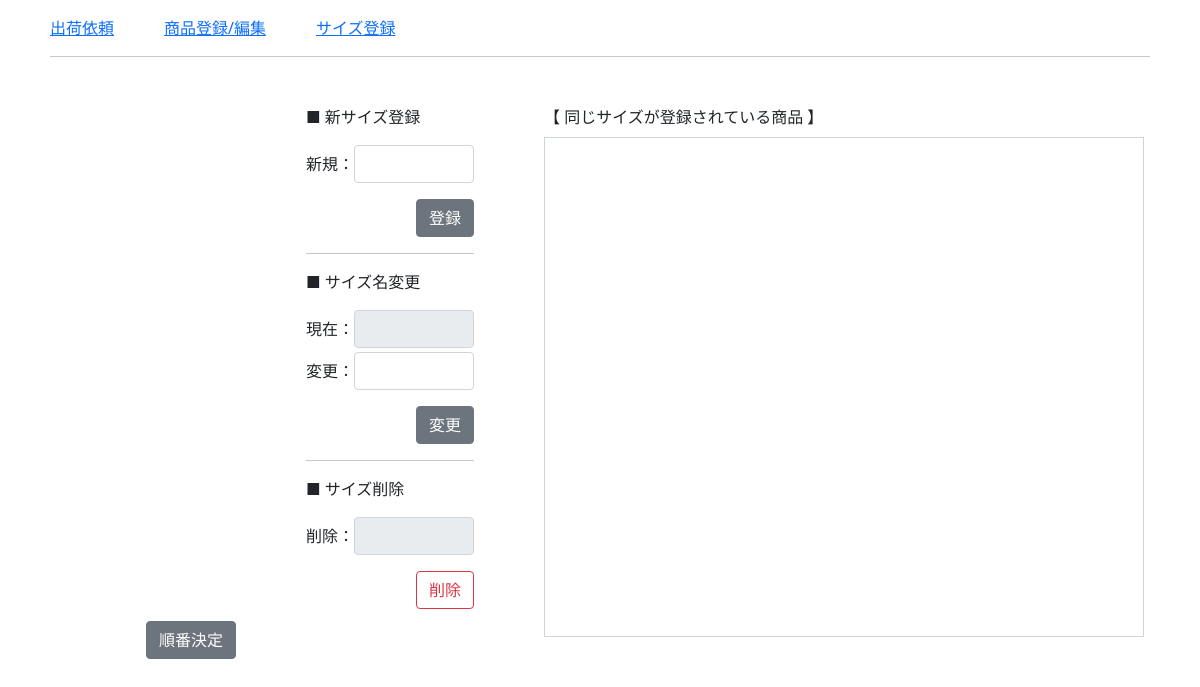
/zaiko2/size_index, run on an earlier commit of the app's database.
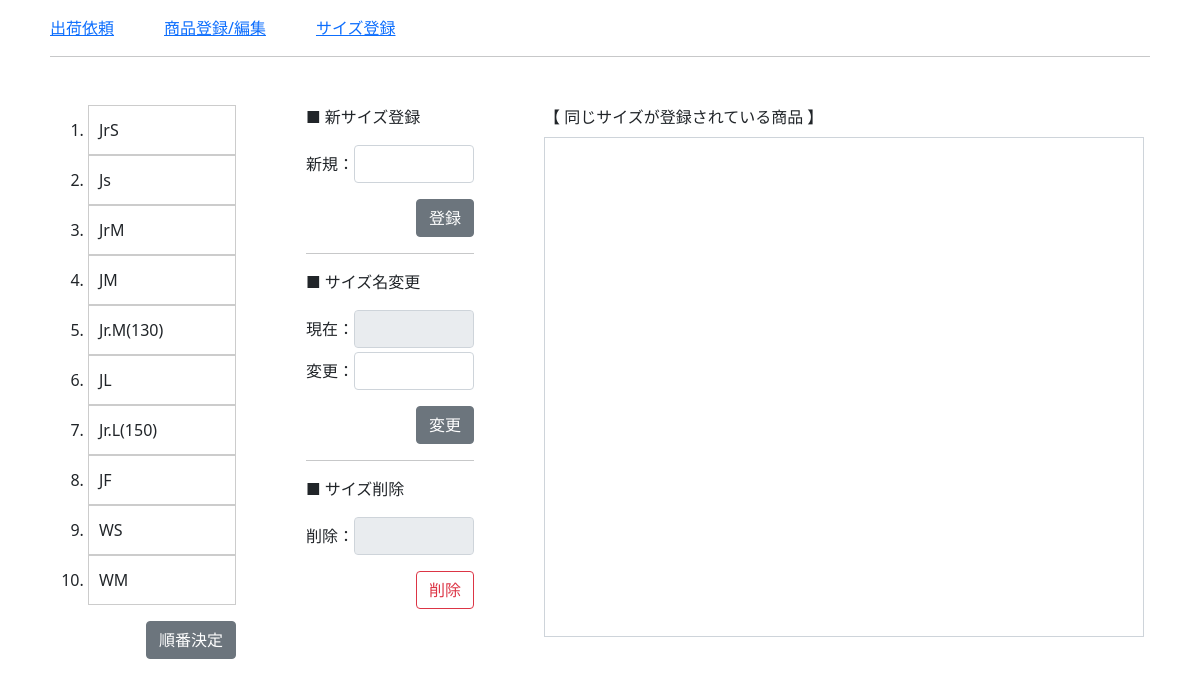
And on a later commit of the database.
### zaiko/models.py (models this page shows, shortened)
class Size(models.Model):
    size_num=models.IntegerField("順番",null=False)
    size=models.CharField("サイズ",max_length=255,blank=True)

### zaiko2/views.py (the view)
# urls.py: path('size_index', size_index, name="size_index"),
def size_index(request):
    sizes=Size.objects.all().order_by("size_num")
    return render(request,"zaiko2/size.html",{"sizes":sizes})

### zaiko2/templates/zaiko2/size.html (shortened to what this page needs)
{% load static %}
<!DOCTYPE html>
<html lang="ja">
<head>
    <link rel="stylesheet" href="{% static 'main.css' %}">
    <link href="https://cdn.jsdelivr.net/npm/bootstrap@5.0.2/dist/css/bootstrap.min.css" rel="stylesheet">
    <link rel="stylesheet" href="https://cdn.jsdelivr.net/npm/bootstrap-icons@1.8.0/font/bootstrap-icons.css">
</head>
<body>
    <div class="mt-3 mb-5">
        <div style="margin: 0 auto; width: 1100px;">
        <div class="flex2">
            <div><a href="{% url 'zaiko:index' %}">出荷依頼</a></div>
            <div style="margin-left: 50px;"><a href="{% url 'zaiko2:henshu_index' %}">商品登録/編集</a></div>
            <div style="margin-left: 50px;"><a href="{% url 'zaiko2:size_index' %}">サイズ登録</a></div>
        </div>
        <hr>
        <div class="flex mt-5">
            <div style="width: 180px;">
                <div class="inlineframe3" style="height: 500px;">
                    <ol class="drag-list">
                        {% for i in sizes %}
                            {% if i.size_num == 0 %}
                            <li id="{{i.size}}" name="size_list" draggable="true" style="background-color: aqua;">{{i.size}}</li>
                            {% else %}
                            <li id="{{i.size}}" name="size_list" draggable="true">{{i.size}}</li>
                            {% endif %}
                        {% endfor %}
                        <li style="border:0;list-style-type:none;">&nbsp;</li>
                    </ol>
                </div>
                <div class="mt-3" style="text-align: right;">
                    <button type="button" class="btn btn-secondary" id="btn_size_num">順番決定</button>
                </div>
            </div>
            <div style="margin-left: 70px;">
                <div>■ 新サイズ登録</div>
                <div class="mt-3">
                    <div class="flex2">
                        <div>新規：</div>
                        <div style="width: 120px;"><input class="form-control" type="text" id="size_new"></div>
                    </div>
                    <div class="mt-3" style="text-align: right;">
                        <button type="button" class="btn btn-secondary" id="btn_size_new">登録</button>
                    </div>
                </div>
                <hr>
                <div>■ サイズ名変更</div>
                <div class="mt-3">
                    <div class="flex2">
                        <div>現在：</div>
                        <div style="width: 120px;"><input class="form-control" type="text" id="size_name1" readonly></div>
                    </div>
                    <div class="flex2 mt-1">
                        <div>変更：</div>
                        <div style="width: 120px;"><input class="form-control" type="text" id="size_name2"></div>
                    </div>
                    <div class="mt-3" style="text-align: right;">
                        <button type="button" class="btn btn-secondary" id="btn_size_name">変更</button>
                    </div>
                </div>
                <hr>
                <div>■ サイズ削除</div>
                <div class="mt-3">
                    <div class="flex2">
                        <div>削除：</div>
                        <div style="width: 120px;"><input class="form-control" type="text" id="size_del" readonly></div>
                    </div>
                    <div class="mt-3" style="text-align: right;">
                        <button type="button" class="btn btn-outline-danger" id="btn_size_del">削除</button>
                    </div>
                </div>
            </div>
            <div style="margin-left: 70px;">
                <div>【 同じサイズが登録されている商品 】</div>
                <div class="inlineframe mt-2" id="sample_list" style="height: 500px; width: 600px;"></div>
            </div>
        </div>
    </div>
</body>
</html>

### zaiko/static/main.css (style rules this page uses)
.flex { display: flex; flex-wrap: wrap; margin: 0 auto; justify-content: center; }
.flex2 { display: flex; flex-wrap: wrap; align-items: center; }
.inlineframe { background-color:#FFFFFF; border: 1px solid #ced4da; overflow:auto; overflow-y:scroll; overflow-x:hidden; }
.drag-list li { line-height:3em; border:1px solid #cccccc; cursor:pointer; padding-left: 10px; }
.inlineframe3 { background-color:#FFFFFF; overflow:auto; overflow-y:scroll; overflow-x:hidden; }

What changed in the data, as far as the page shows it:
added Size: size "JrS"
added Size: size "Js"
added Size: size "JrM"
added Size: size "JM"
added Size: size "Jr.M(130)"
added Size: size "JL"
added Size: size "Jr.L(150)"
added Size: size "JF"
added Size: size "WS"
added Size: size "WM"
